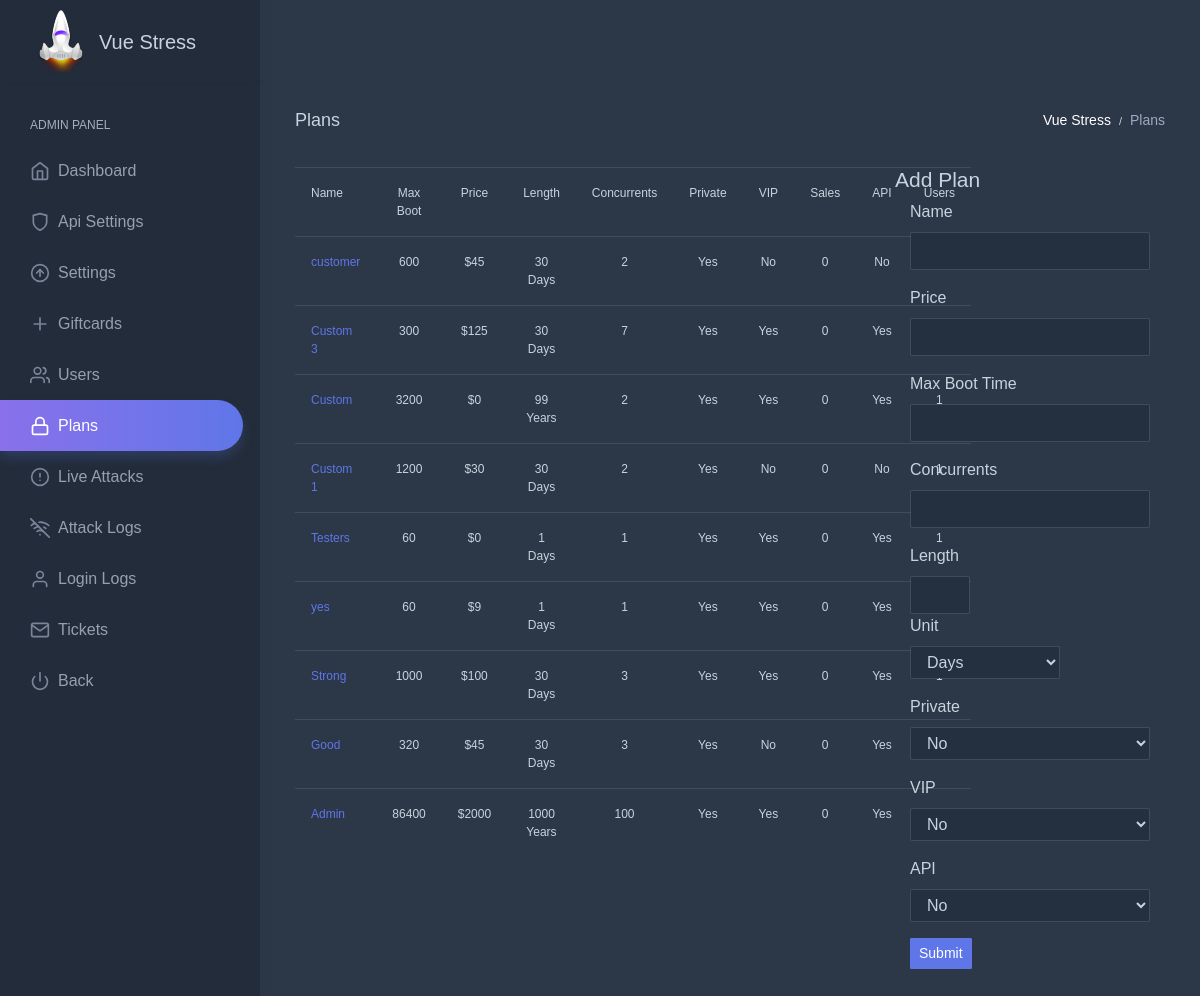
Page /panel/vse/plans.php (signed in) on the committed database.
### tables this page shows
CREATE TABLE `settings` (
  `sitename` varchar(1024) NOT NULL,
  `stripePubKey` varchar(255) NOT NULL,
  `url` varchar(255) NOT NULL,
  `description` text NOT NULL,
  `cooldown` int NOT NULL,
  `cooldownTime` int NOT NULL,
  `paypal` varchar(50) NOT NULL,
  `bitcoin` varchar(50) NOT NULL,
  `stripe` int NOT NULL,
  `maintaince` varchar(100) NOT NULL,
  `rotation` int NOT NULL DEFAULT '0',
  `unique_attacks` int NOT NULL,
  `system` varchar(7) NOT NULL,
  `maxattacks` int NOT NULL,
  `testboots` int NOT NULL,
  `cloudflare` int NOT NULL,
  `skype` varchar(200) NOT NULL,
  `key` varchar(100) NOT NULL,
  `issuerId` varchar(50) NOT NULL,
  `coinpayments` varchar(50) NOT NULL,
  `ipnSecret` varchar(100) NOT NULL,
  `google_site` varchar(644) NOT NULL,
  `google_secret` varchar(644) NOT NULL,
  `btc_address` varchar(64) NOT NULL,
  `secretKey` varchar(50) NOT NULL,
  `cbp` int NOT NULL,
  `paypal_email` varchar(64) NOT NULL,
  `theme` varchar(64) NOT NULL,
  `logo` varchar(64) NOT NULL,
  `stripeSecretKey` varchar(255) NOT NULL
);

CREATE TABLE `plans` (
  `ID` int NOT NULL,
  `name` varchar(50) NOT NULL,
  `vip` int NOT NULL,
  `mbt` int NOT NULL,
  `unit` varchar(10) NOT NULL,
  `length` int NOT NULL,
  `price` float NOT NULL,
  `concurrents` int NOT NULL,
  `private` int NOT NULL,
  `api` int NOT NULL DEFAULT '0'
);

### panel/vvv/avg/usv.php (called while the page is built, shortened)
<?php
	$siteinfo = $odb -> query("SELECT * FROM `settings` LIMIT 1");
	while ($show = $siteinfo -> fetch(PDO::FETCH_ASSOC)){
		$sitename = $show['sitename'];
	}
?>

### panel/vse/plans.php (the view, shortened to what this page needs)
<?php
	require_once 'header.php';
?>
		<div class="page-wrapper" style="display: block;">
			<div class="page-breadcrumb">
				<div class="d-flex align-items-center">
					<h4 class="page-title text-truncate text-white font-weight-medium mb-0">Plans</h4>
					<div class="ml-auto">
						<nav aria-label="breadcrumb">
							<ol class="breadcrumb m-0 p-0">
								<li class="breadcrumb-item text-sql" aria-current="page"><?php echo $sitename; ?></li>
								<li class="breadcrumb-item text-muted" aria-current="page">Plans</li>
							</ol>
						</nav>
					</div>
				</div>
			</div>
		 <div class="container-fluid">
      <div class="row">
	     <div class="col-md-8 col-sm-12 col-xs-12">
          <div class="white-box">
				<table class="table">
						<tr>
							<th style="font-size: 12px;">Name</th>
							<th class="text-center" style="font-size: 12px;">Max Boot</th>
							<th class="text-center" style="font-size: 12px;">Price</th>
							<th class="text-center" style="font-size: 12px;">Length</th>
							<th class="text-center" style="font-size: 12px;">Concurrents</th>
							<th class="text-center" style="font-size: 12px;">Private</th>
							<th class="text-center" style="font-size: 12px;">VIP</th>
							<th class="text-center" style="font-size: 12px;">Sales</th>
							<th class="text-center" style="font-size: 12px;">API</th>
							<th class="text-center" style="font-size: 12px;">Users</th>
						</tr>
						<tr>
							<form method="post">
							<?php
							$SQLSelect = $odb -> query("SELECT * FROM `plans` ORDER BY `ID` DESC");
							while ($show = $SQLSelect -> fetch(PDO::FETCH_ASSOC))
							{
								$unit = $show['unit'];
								$length = $show['length'];
								$price = $show['price'];
								$concurrents = $show['concurrents'];
								$planName = $show['name'];
								$mbtShow = $show['mbt'];
								if ($show['vip'] == 0) { $vip = 'No'; } else { $vip = 'Yes'; }
								if ($show['api'] == 0) { $api = 'No'; } else { $api = 'Yes'; }
								$id = $show['ID'];
								if ($show['private'] == 0) { $private = 'No'; } else { $private = 'Yes'; }
								$sales = $odb->query("SELECT COUNT(*) FROM `payments` WHERE `plan` = '$id'")->fetchColumn(0);
								$people = $odb->query("SELECT COUNT(*) FROM `users` WHERE `membership` = '$id'")->fetchColumn(0);
								echo '<tr">
										<td style="font-size: 12px;"><a class="link-effect" href="#" data-toggle="modal" data-target="#modal-fadein'. $id .'" >'.htmlspecialchars($planName).'</a></td>
										<td class="text-center" style="font-size: 12px;">'.$mbtShow.'</td>
										<td class="text-center" style="font-size: 12px;">$'.htmlentities($price).'</td>
										<td class="text-center" style="font-size: 12px;">'.htmlentities($length).' '.htmlentities($unit).'</td>
										<td class="text-center" style="font-size: 12px;">'.htmlentities($concurrents).'</td>
										<td class="text-center" style="font-size: 12px;">'.htmlentities($private).'</td>
										<td class="text-center" style="font-size: 12px;">'.htmlentities($vip).'</td>
										<td class="text-center" style="font-size: 12px;">'.$sales.'</td>
										<td class="text-center" style="font-size: 12px;">'.htmlentities($api).'</td>
										<td class="text-center" style="font-size: 12px;">'.$people.'</td>
									</tr>';
								?>
									</div>
							<?php
							}
							?>
		<div class="col-md-4 col-sm-12 col-xs-12">
          <div class="white-box">
            <h3 class="box-title">Add Plan</h3>
				<form class="form-horizontal push-10-t" method="post">
							<div class="form-group">
								<div class="col-sm-12">
									<div class="form-material">
									<label for="name">Name</label>
										<input class="form-control" type="text" id="name" name="name">
									</div>
								</div>
							</div>
							<div class="form-group">
								<div class="col-sm-12">
									<div class="form-material">
									<label for="price">Price</label>
										<input class="form-control" type="text" id="price" name="price">
									</div>
								</div>
							</div>
							<div class="form-group">
								<div class="col-sm-12">
									<div class="form-material">
									<label for="mbt">Max Boot Time</label>
										<input class="form-control" type="number" id="mbt" name="mbt">
									</div>
								</div>
							</div>
							<div class="form-group">
								<div class="col-sm-12">
									<div class="form-material">
									<label for="concurrents">Concurrents</label>
										<input class="form-control" type="number" id="concurrents" name="concurrents">
									</div>
								</div>
							</div>
							<div class="form-group">
								<div class="col-sm-4">
									<div class="form-material">
									<label for="length">Length</label>
										<input class="form-control" type="number" id="length" name="length">
									</div>
								</div>
								<div class="col-sm-8">
									<div class="form-material">
									<label for="unit">Unit</label>
										<select class="form-control" id="unit" name="unit" size="1">
											<option value="Days">Days</option>
										</select>
									</div>
								</div>
							</div>
							<div class="form-group">
								<div class="col-sm-12">
									<div class="form-material">
									<label for="private">Private</label>
										<select class="form-control" id="private" name="private" size="1">
											<option value="0">No</option>
										</select>
									</div>
								</div>
							</div>
							<div class="form-group">
								<div class="col-sm-12">
									<div class="form-material">
									<label for="private">VIP</label>
										<select class="form-control" id="vip" name="vip" size="1">
											<option value="0">No</option>
										</select>
									</div>
								</div>
							</div>
							<div class="form-group">
								<div class="col-sm-12">
									<div class="form-material">
									<label for="api">API</label>
										<select class="form-control" id="api" name="api" size="1">
											<option value="0">No</option>
										</select>
									</div>
								</div>
							</div>
							<div class="form-group">
								<div class="col-sm-9">
									<button name="addplan" value="do" class="btn btn-sm btn-primary" type="submit">Submit</button>
								</div>
							</div>
						</form>
          </div>
        </div>

### panel/vse/header.php (shortened to what this page needs)
<?php
	require_once '../vvv/avg/mycon.php';
	require_once '../vvv/avg/usv.php';
?>
<!DOCTYPE html>
<html lang="en"><head>
<head>
	<link rel="stylesheet" href="https://use.fontawesome.com/releases/v5.8.1/css/all.css">
</head>
	<link href="../assets/css/c3.min.css" rel="stylesheet">
	<link href="../assets/css/chartist.min.css" rel="stylesheet">
	<link href="../assets/css/themify-icons.css" rel="stylesheet">
	<link href="../assets/css/jquery-jvectormap-2.0.2.css" rel="stylesheet">
	<link href="../assets/css/style.min.css" rel="stylesheet">
</head>
<body>
	<div id="main-wrapper" data-theme="light" data-layout="vertical" data-navbarbg="skin6" data-sidebartype="full" data-sidebar-position="fixed" data-header-position="fixed" data-boxed-layout="full">
		<header class="topbar" data-navbarbg="skin6">
			<nav class="navbar top-navbar navbar-light">
				<div class="navbar-header" data-logobg="skin6">
					<div class="navbar-brand">
						<b class="logo-icon text-center">
							<img src="../assets/images/logo-icon.png" alt="homepage" class="dark-logo">
						</b>
						<b class="text-center text-white" style="padding-top:3px;padding-right:50px"><?php echo $sitename; ?></b>
					</div>
				</div>
			</nav>
		</header>
		<aside class="left-sidebar" data-sidebarbg="skin6">
			<div class="scroll-sidebar ps-container ps-theme-default" data-sidebarbg="skin6" data-ps-id="3a29f672-0086-86d3-9391-5e6ad0e81820">
				<nav class="sidebar-nav">
					<ul id="sidebarnav" class="in">
						<li class="nav-small-cap"><span class="hide-menu">Admin Panel</span></li>
						<li class="sidebar-item">
							<a class="sidebar-link sidebar-link" href="dashboard.php" aria-expanded="false">
								<span class="hide-menu">Dashboard</span>
							</a>
						</li>
						<li class="sidebar-item">
							<a class="sidebar-link sidebar-link" href="settingsapi.php" aria-expanded="false">
								<svg xmlns="http://www.w3.org/2000/svg" width="24" height="24" viewBox="0 0 24 24" fill="none" stroke="currentColor" stroke-width="2" stroke-linecap="round" stroke-linejoin="round" class="feather feather-shield feather-icon"><path d="M12 22s8-4 8-10V4l-8-2-8 2v8c0 6 8 10 8 10z"></path></svg>
								<span class="hide-menu">Api Settings</span>
							</a>
						</li>
							<li class="sidebar-item">
							<a class="sidebar-link sidebar-link" href="settings.php" aria-expanded="false">
								<span class="hide-menu">Settings</span>
							</a>
						</li>
						<li class="sidebar-item">
							<a class="sidebar-link sidebar-link" href="giftcards.php" aria-expanded="false">
								<svg xmlns="http://www.w3.org/2000/svg" width="24" height="24" viewBox="0 0 24 24" fill="none" stroke="currentColor" stroke-width="2" stroke-linecap="round" stroke-linejoin="round" class="feather feather-plus feather-icon"><line x1="12" y1="5" x2="12" y2="19"></line><line x1="5" y1="12" x2="19" y2="12"></line></svg>
								<span class="hide-menu">Giftcards</span>
							</a>
						</li>
							<li class="sidebar-item">
							<a class="sidebar-link sidebar-link" href="users.php" aria-expanded="false">
								<span class="hide-menu">Users</span>
							</a>
						</li>
							<li class="sidebar-item">
							<a class="sidebar-link sidebar-link" href="plans.php" aria-expanded="false">
								<span class="hide-menu">Plans</span>
							</a>
						</li>
							<li class="sidebar-item">
							<a class="sidebar-link sidebar-link" href="liveattacks.php" aria-expanded="false">
								<span class="hide-menu">Live Attacks</span>
							</a>
						</li>
							<li class="sidebar-item">
							<a class="sidebar-link sidebar-link" href="attacklogs.php" aria-expanded="false">
								<span class="hide-menu">Attack Logs</span>
							</a>
						</li>
						<li class="sidebar-item">
							<a class="sidebar-link sidebar-link" href="loginlogs.php" aria-expanded="false">
								<span class="hide-menu">Login Logs</span>
							</a>
						</li>
						<li class="sidebar-item">
							<a class="sidebar-link sidebar-link" href="tickets.php" aria-expanded="false">
								<span class="hide-menu">Tickets</span>
							</a>
						</li>
						<li class="sidebar-item">
							<a class="sidebar-link sidebar-link" href="../dashboard.php" aria-expanded="false">
								<span class="hide-menu">Back</span>
							</a>
						</li>
					</ul>
				</nav>
			</div>
		</aside>

### rows in the picture
settings: sitename "Vue Stress"
plans: name "customer", mbt "600", price "45", length "30", unit "Days", concurrents "2", private "Yes", vip "No", sales "0", api "No"
plans: name "Custom 3", mbt "300", price "125", length "30", unit "Days", concurrents "7", private "Yes", vip "Yes", sales "0", api "Yes"
plans: name "Custom", mbt "3200", price "0", length "99", unit "Years", concurrents "2", private "Yes", vip "Yes", sales "0", api "Yes", people "1"
plans: name "Custom 1", mbt "1200", price "30", length "30", unit "Days", concurrents "2", private "Yes", vip "No", sales "0", api "No", people "1"
plans: name "Testers", mbt "60", price "0", length "1", unit "Days", concurrents "1", private "Yes", vip "Yes", sales "0", api "Yes", people "1"
plans: name "yes", mbt "60", price "9", length "1", unit "Days", concurrents "1", private "Yes", vip "Yes", sales "0", api "Yes"
plans: name "Strong", mbt "1000", price "100", length "30", unit "Days", concurrents "3", private "Yes", vip "Yes", sales "0", api "Yes"
plans: name "Good", mbt "320", price "45", length "30", unit "Days", concurrents "3", private "Yes", vip "No", sales "0", api "Yes"
plans: name "Admin", mbt "86400", price "2000", length "1000", unit "Years", concurrents "100", private "Yes", vip "Yes", sales "0", api "Yes"
